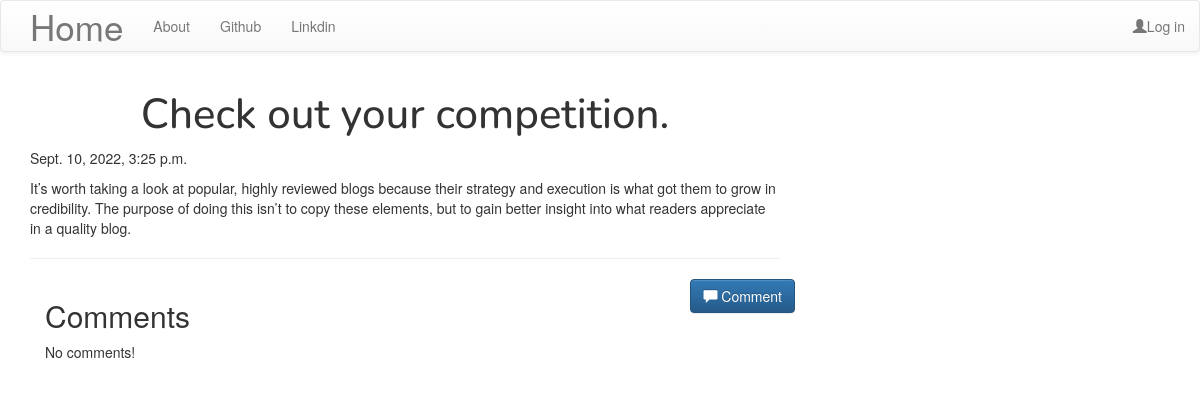
Page /blog/posts/2/ on the committed database.
### blog/models.py (models this page shows, shortened)
class Post(models.Model):
    author = models.ForeignKey('auth.User',on_delete=models.CASCADE)
    title = models.CharField(max_length=260)
    text = models.TextField()
    created_date = models.DateTimeField(default=timezone.localtime)
    published_date = models.DateTimeField(blank=True,null=True)
    slug = models.SlugField(max_length = 200,null = True,blank = True)

### blog/views.py (the view)
# urls.py: re_path(r'^posts/(?P<pk>\d+)/$',PostDetailView.as_view(),name='post_detail'),
class PostDetailView(DetailView):
    model = Post

### blog/templates/blog/post_detail.html (shortened to what this page needs)
{% extends "base.html" %}
{% block content %}
<h1 class="posttitle loader"> {{ post.title }} </h1>
{% if post.published_date %}
  <div class="date postdate">
    {{ post.published_date }}
  </div>
{% else %}
  <a class="btn btn-primary" href="{% url 'publish_post' pk=post.pk %}"> Publish </a>
{% endif %}
<p id ="postcontent loader"> {{ post.text|safe|linebreaksbr }} </p>
<hr>
<a class="btn btn-primary btn-comment" href="{% url "comment" pk=post.pk %}"> <span class="glyphicon glyphicon-comment"></span> Comment </a>
<div class="container">
  {% if not empty %}
  <h2>Comments </h2>
  {% endif %}
  {% for comment in post.comments.all %}
  {% if user.is_authenticated or comment.approved_comment %}
      {% if not comment.approved_comment %}
        <a class="btn btn-primary" href="{% url "approve_comment" pk=comment.pk %}"> <span class="glyphicon glyphicon-pencil"></span>Approve Comment </a>
        <a class="btn btn-primary" href="{% url "remove_comment" pk=comment.pk %}"><span class="glyphicon glyphicon-remove">Remove Comment </span></a>
      {% endif%}
      {% if comment.approved_comment %}
      <hr>
      {% endif %}
      <p> {{ comment.text|safe|linebreaks }} </p>
      <p> Posted by: {{comment.author}}
      {{ comment.created_date }}
  {% endif %}
  {% empty %}
  <p> No comments!</p>
  {% endfor %}
</div>
{% endblock %}

### blog/static/css/blog.css (style rules this page uses)
.postdate { text-align: left; }
.posttitle { font-family: 'Nunito', sans-serif; font-size: 3em; text-align:center; }
.btn-comment { position:absolute; right:0px; }
.loader { filter:hue-rotate(0deg); color:linear-gradient(45deg,#0f8,#08f); animation:hue 10000ms infinite linear; }

### blog/static/css/alert.css (style rules this page uses)
* { margin: 0; padding: 0; box-sizing: border-box; }

### rows in the picture
Post: title "Check out your competition.", published_date "Sept. 10, 2022, 3:25 p.m.", text "It’s worth taking a look at popular, highly reviewed blogs because their strategy and execution is what got them to grow in credibility. The purpose of doing this isn’t to copy these elements, but to gain better insight into what readers appreciate in a quality blog."
